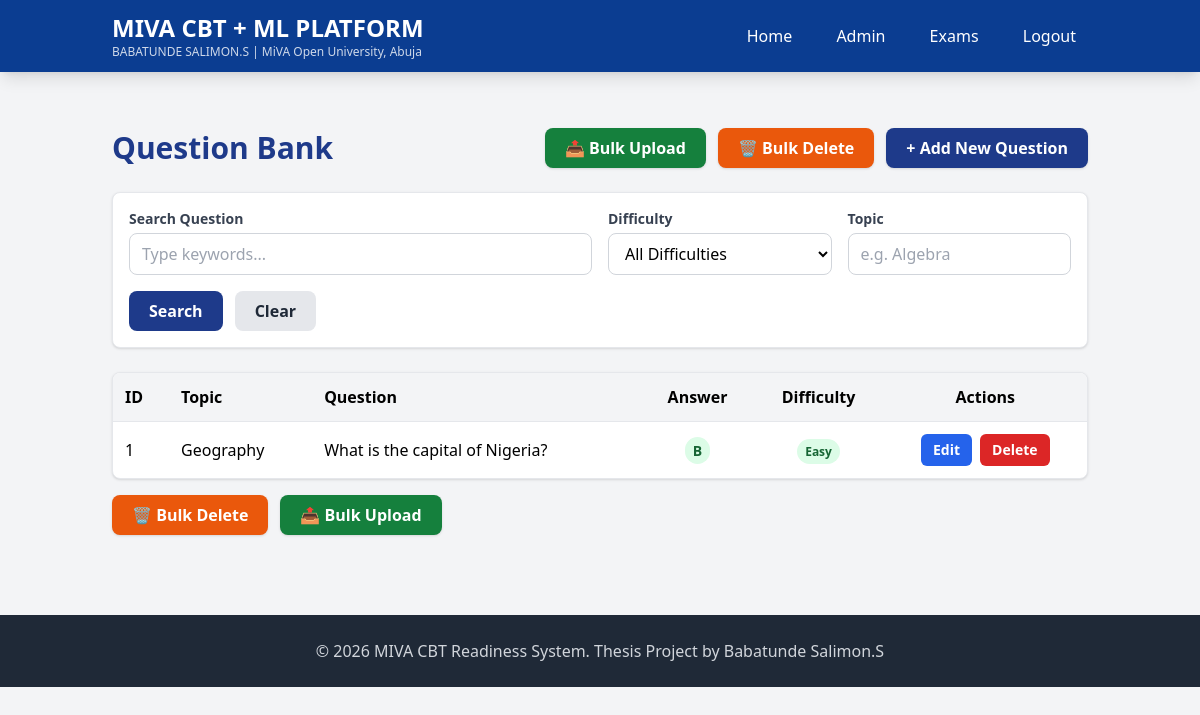
Page /questions/search on the earlier database version.
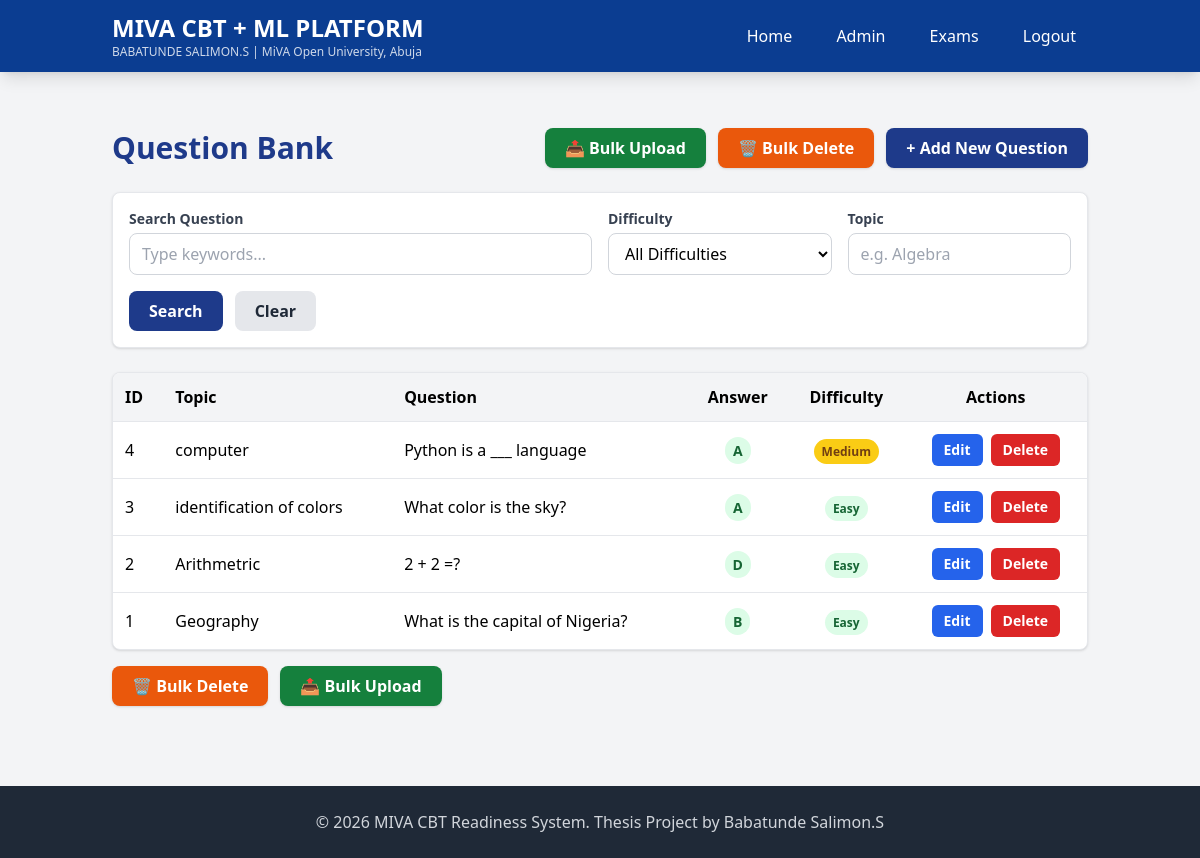
Same page on the later database version.
### tables this page shows
CREATE TABLE Questions (
        question_id INTEGER PRIMARY KEY AUTOINCREMENT,
        question_text TEXT NOT NULL,
        option_a TEXT, option_b TEXT, option_c TEXT, option_d TEXT,
        correct_answer TEXT CHECK(correct_answer IN ('A','B','C','D')),
        difficulty TEXT, topic TEXT, source_flag TEXT,
        created_at TIMESTAMP DEFAULT CURRENT_TIMESTAMP
    );

### app.py (the view)
@app.route('/questions')
@app.route("/questions/search")
def questions_list():
    db = get_db()
    q = request.args.get("q", ""); difficulty = request.args.get("difficulty", ""); topic = request.args.get("topic", "")
    sql = "SELECT * FROM Questions WHERE 1=1"; params = []
    if q: sql += " AND question_text LIKE?"; params.append(f"%{q}%")
    if difficulty: sql += " AND difficulty =?"; params.append(difficulty)
    if topic: sql += " AND topic LIKE?"; params.append(f"%{topic}%")
    sql += " ORDER BY question_id DESC"
    qs = db.execute(sql, params).fetchall()
    db.close()
    return render_template("question_bank.html", questions=qs, q=q, difficulty=difficulty, topic=topic)

### app.py (called while the page is built)
def get_db():
    conn = sqlite3.connect(DB_PATH)
    conn.row_factory = sqlite3.Row
    return conn

### templates/question_bank.html (shortened to what this page needs)
{% extends "base.html" %}
{% block content %}
<div class="flex justify-between items-center mb-6">
    <h2 class="text-3xl font-bold text-blue-900">Question Bank</h2>
    <div class="flex gap-3">
        <a href="{{ url_for('bulk_upload') }}"
           class="bg-green-700 text-white px-5 py-2 rounded-lg font-bold hover:bg-green-800 shadow flex items-center gap-2">
            📤 Bulk Upload
        </a>
        <button id="bulkDeleteBtnTop" onclick="toggleBulkMode()"
           class="bg-orange-600 text-white px-5 py-2 rounded-lg font-bold hover:bg-orange-700 shadow flex items-center gap-2">
            🗑️ Bulk Delete
        </button>
        <a href="{{ url_for('upload_questions') }}"
           class="bg-blue-900 text-white px-5 py-2 rounded-lg font-bold hover:bg-blue-950 shadow flex items-center gap-2">
            + Add New Question
        </a>
    </div>
</div>
<form method="GET" action="{{ url_for('questions_list') }}" class="bg-white p-4 rounded-lg shadow border mb-6">
    <div class="grid grid-cols-1 md:grid-cols-4 gap-4 items-end">
        <div class="md:col-span-2">
            <label class="block text-sm font-semibold text-gray-700 mb-1">Search Question</label>
            <input type="text" name="q" value="{{ q }}"
                   class="w-full border border-gray-300 bg-white rounded-lg px-3 py-2 focus:ring-2 focus:ring-blue-900 focus:border-blue-900 focus:outline-none"
                   placeholder="Type keywords...">
        </div>
        <div>
            <label class="block text-sm font-semibold text-gray-700 mb-1">Difficulty</label>
            <select name="difficulty" class="w-full border border-gray-300 bg-white rounded-lg px-3 py-2 focus:ring-2 focus:ring-blue-900 focus:border-blue-900 focus:outline-none">
                <option value="">All Difficulties</option>
            </select>
        </div>
        <div>
            <label class="block text-sm font-semibold text-gray-700 mb-1">Topic</label>
            <input type="text" name="topic" value="{{ topic }}"
                   class="w-full border border-gray-300 bg-white rounded-lg px-3 py-2 focus:ring-2 focus:ring-blue-900 focus:border-blue-900 focus:outline-none"
                   placeholder="e.g. Algebra">
        </div>
    </div>
    <div class="flex gap-3 mt-4">
        <button type="submit" class="bg-blue-900 text-white px-5 py-2 rounded-lg font-bold hover:bg-blue-950">Search</button>
        <a href="{{ url_for('questions_list') }}" class="bg-gray-200 text-gray-800 px-5 py-2 rounded-lg font-bold hover:bg-gray-300">Clear</a>
    </div>
</form>
<form method="POST" id="bulkForm" action="{{ url_for('bulk_delete_questions') }}" onsubmit="return confirmBulkDelete()">
<div class="bg-white rounded-lg shadow border overflow-x-auto mb-4">
<table class="w-full">
  <thead class="bg-gray-100">
    <tr>
      <th class="p-3 text-left">ID</th>
      <th class="p-3 text-left">Topic</th>
      <th class="p-3 text-left">Question</th>
      <th class="p-3 text-center">Answer</th>
      <th class="p-3 text-center">Difficulty</th>
      <th class="p-3 text-center">Actions</th>
    </tr>
  </thead>
  <tbody>
    {% for q in questions %}
    <tr class="border-t hover:bg-gray-50">
      <td class="p-3">{{ q.question_id }}</td>
      <td class="p-3">{{ q.topic }}</td>
      <td class="p-3">
        {{ q.question_text[:120]}}{% if q.question_text|length > 120 %}...{% endif %}
      </td>
      <td class="p-3 text-center">
        <span class="bg-green-100 text-green-800 px-2 py-1 rounded-full text-sm font-bold">{{ q.correct_answer }}</span>
      </td>
      <td class="p-3 text-center">
        {% set diff = q.difficulty|lower %}
        {% if diff == 'easy' %}
            <span class="bg-green-100 text-green-800 px-2 py-1 rounded-full text-xs font-bold">Easy</span>
        {% elif diff == 'medium' %}
            <span class="bg-yellow-400 text-yellow-900 px-2 py-1 rounded-full text-xs font-bold">Medium</span>
        {% elif diff == 'hard' %}
            <span class="bg-red-600 text-white px-2 py-1 rounded-full text-xs font-bold">HARD</span>
        {% else %}
            <span class="bg-gray-100 text-gray-800 px-2 py-1 rounded-full text-xs font-bold">{{ q.difficulty }}</span>
        {% endif %}
      </td>
      <td class="p-3">
        <div class="flex gap-2 justify-center">
            <a href="{{ url_for('edit_question', question_id=q.question_id) }}"
               class="bg-blue-600 text-white px-3 py-1.5 rounded-md text-sm font-semibold hover:bg-blue-700">Edit</a>
            <a href="{{ url_for('delete_question', question_id=q.question_id) }}"
               onclick="return confirm('Are you sure you want to delete this question?')"
               class="bg-red-600 text-white px-3 py-1.5 rounded-md text-sm font-semibold hover:bg-red-700">Delete</a>
        </div>
      </td>
    </tr>
    {% else %}
    <tr><td colspan="7" class="p-6 text-center text-gray-500">No questions found. Click "Add New Question" to upload.</td></tr>
    {% endfor %}
  </tbody>
</table>
</div>
</form>
<div class="mt-4 flex gap-3">
    <button id="bulkDeleteBtnBottom" onclick="toggleBulkMode()"
       class="bg-orange-600 text-white px-5 py-2 rounded-lg font-bold hover:bg-orange-700 shadow">
        🗑️ Bulk Delete
    </button>
    <a href="{{ url_for('bulk_upload') }}"
       class="bg-green-700 text-white px-5 py-2 rounded-lg font-bold hover:bg-green-800 shadow">
        📤 Bulk Upload
    </a>
</div>
{% endblock %}

### templates/base.html (shortened to what this page needs)
<!DOCTYPE html>
<html lang="en">
<head>
    <script src="https://cdn.tailwindcss.com"></script>
</head>
<body class="bg-gray-100 font-sans">
    <nav class="miva-blue text-white shadow-lg sticky top-0 z-50">
        <div class="container mx-auto px-6 py-3">
            <div class="flex justify-between items-center">
                <div>
                    <h1 class="text-xl md:text-2xl font-bold">MIVA CBT + ML PLATFORM</h1>
                    <p class="text-xs opacity-80">BABATUNDE SALIMON.S | MiVA Open University, Abuja</p>
                </div>
                <div class="space-x-2 md:space-x-4 text-sm md:text-base">
                    <a href="/" class="px-3 py-2 rounded-md hover:bg-white/10 hover:miva-gold-text">Home</a>
                    <a href="/admin/dashboard" class="px-3 py-2 rounded-md hover:bg-white/10 hover:miva-gold-text">Admin</a>
                    <a href="/exams" class="px-3 py-2 rounded-md hover:bg-white/10 hover:miva-gold-text">Exams</a>
                    <a href="/logout" class="px-3 py-2 rounded-md hover:bg-white/10 hover:miva-gold-text">Logout</a>
                </div>
            </div>
        </div>
    </nav>
    <div class="container mx-auto px-4 md:px-6 pt-6">
    </div>
    <main class="container mx-auto px-4 md:px-6 py-8">
        {% block content %}{% endblock %}
    </main>
    <footer class="bg-gray-800 text-gray-300 text-center py-6 mt-12">
        <p>&copy; 2026 MIVA CBT Readiness System. Thesis Project by Babatunde Salimon.S</p>
    </footer>
</body>
</html>

### templates/base.html (style rules this page uses)
.miva-blue { background-color: #0B3D91; }
body { font-family: 'Inter', sans-serif; }

Differences in the rows shown:
added Questions: question_id "4", topic "computer", question_text "Python is a ___ language", correct_answer "A", shows "Medium"
added Questions: question_id "3", topic "identification of colors", question_text "What color is the sky?", correct_answer "A", shows "Easy"
added Questions: question_id "2", topic "Arithmetric", question_text "2 + 2 =?", correct_answer "D", shows "Easy"
